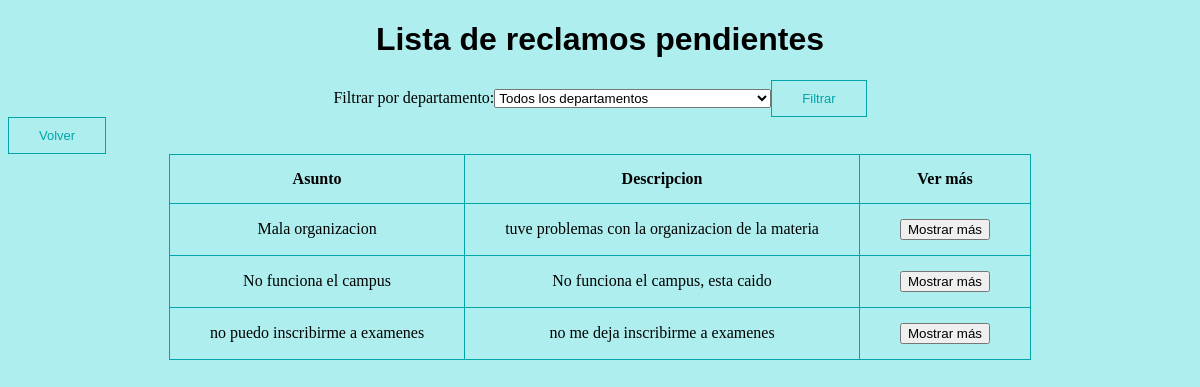
/lista_reclamos (signed in), run on an earlier commit of the app's database.
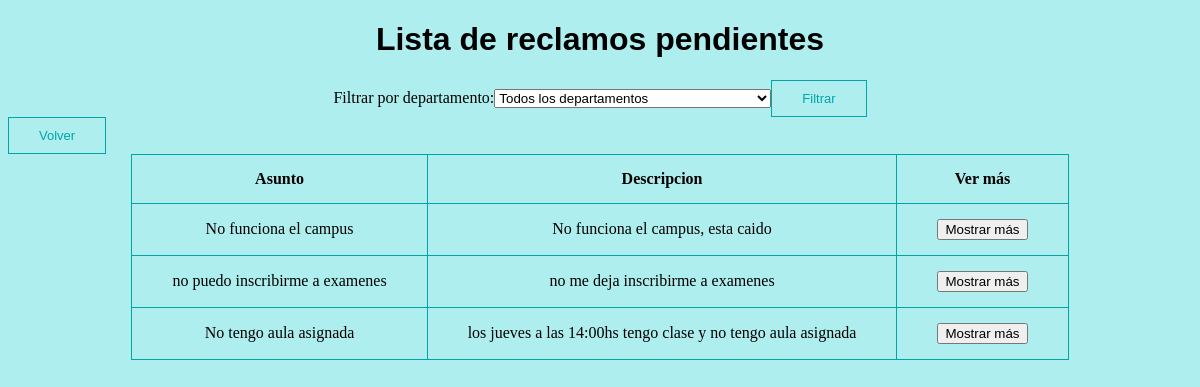
And on a later commit of the database.
### modules/class_reclamo.py (models this page shows, shortened)
class Reclamo(db.Model):
    id = db.Column(db.Integer,primary_key=True)
    usuario_creador = db.Column(db.String(100))
    asunto = db.Column(db.String(1000))
    descripcion = db.Column(db.String(1000))
    departamento_id = db.Column(db.Integer, db.ForeignKey('departamento.id'), nullable=True)
    estado =  db.Column(db.String(100))
    adherente = db.Column(db.String(100))
    fecha = db.Column(db.DateTime, default=datetime.utcnow)

### server.py (the view, shortened to what this page needs)
@app.route("/lista_reclamos", methods=['GET','POST'])
@login_required
def lista_reclamos():
    detalles = {}
    departamentos = Departamento.query.all()
    departamento_id = request.args.get('departamento_id',default=None)
    reclamos_pendientes = Reclamo.query.filter_by(estado='Pendiente')
    if departamento_id:
        reclamos_pendientes = reclamos_pendientes.filter(Reclamo.departamento_id == departamento_id)
    reclamos = reclamos_pendientes.all()
    return render_template('lista_reclamos.html', reclamos=reclamos, detalles=detalles,user=current_user.email,departamentos=departamentos)

### server.py (called while the page is built)
@login_manager.user_loader
def user_loader(user_id):
    user = Usuario.query.get(user_id)
    if user:
        if user.id in admin_list:
            return Jefe_departamento.query.get(user_id)  #en base al id clasifica al usuario actual en jefe o usuario final
        else:
            return Usuario_final.query.get(user_id)

### templates/lista_reclamos.html (shortened to what this page needs)
<!DOCTYPE html>
<html lang="en">
<html>
    <head style="background-color:paleturquoise">
    </head>
    <body style="background-color:paleturquoise">
        <h1 class="centrar_element">Lista de reclamos pendientes</h1>
        <form action="{{ url_for('lista_reclamos') }}" method="GET">
            <div class="centrar_element">
            <label for="departamento">Filtrar por departamento: </label>
            <select name="departamento_id" id="departamento">
              <option value="">Todos los departamentos</option>
            </select>
            <button type="submit">Filtrar</button>
            </div>
        </form>
        <button onclick="location.href='/pantalla_principal'">Volver</button>
        <div class="table-container">
          <table>
              <tr>
                <td><b>Asunto</b></td>
                <td><b>Descripcion</b></td>
                <td><b>Ver más</b></td>
              </tr>
              {% for reclamo in reclamos %}
              <tr>
                  <td>{{ reclamo.asunto }} </td>
                  <td>{{ reclamo.descripcion }}</td>
                  <form action="{{ url_for('lista_reclamos') }}" method="post">
                  <td><input type="submit" name="submit-btn" value="Mostrar más"></td>
                  </form>
              </tr>
              {% endfor %}
          </table>
        </div>
    </body>

What changed in the data, as far as the page shows it:
no longer on this page (row edited): Reclamo: asunto "Mala organizacion", descripcion "tuve problemas con la organizacion de la materia"
added Reclamo: asunto "No tengo aula asignada", descripcion "los jueves a las 14:00hs tengo clase y no tengo aula asignada"
